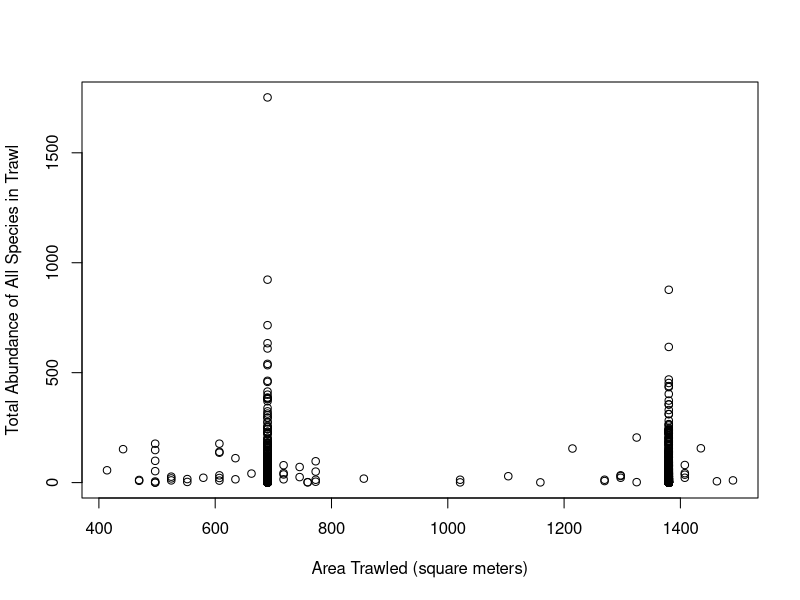
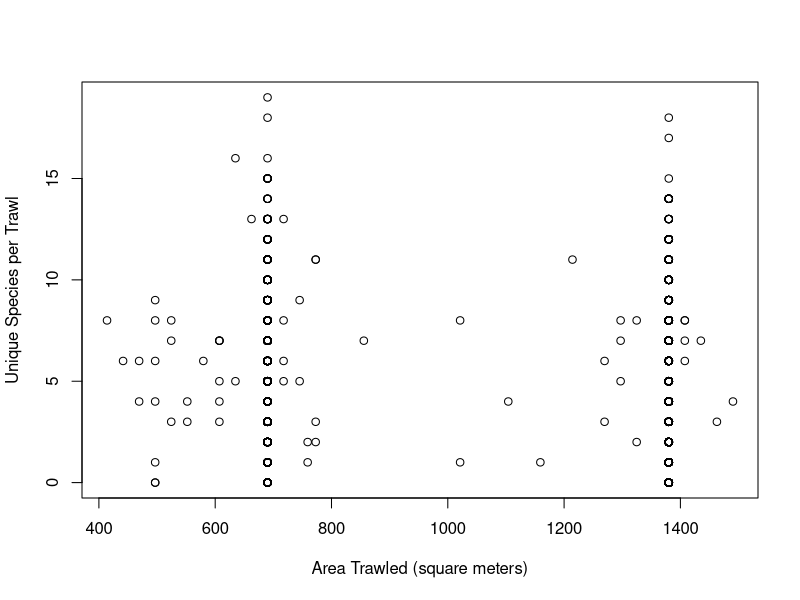
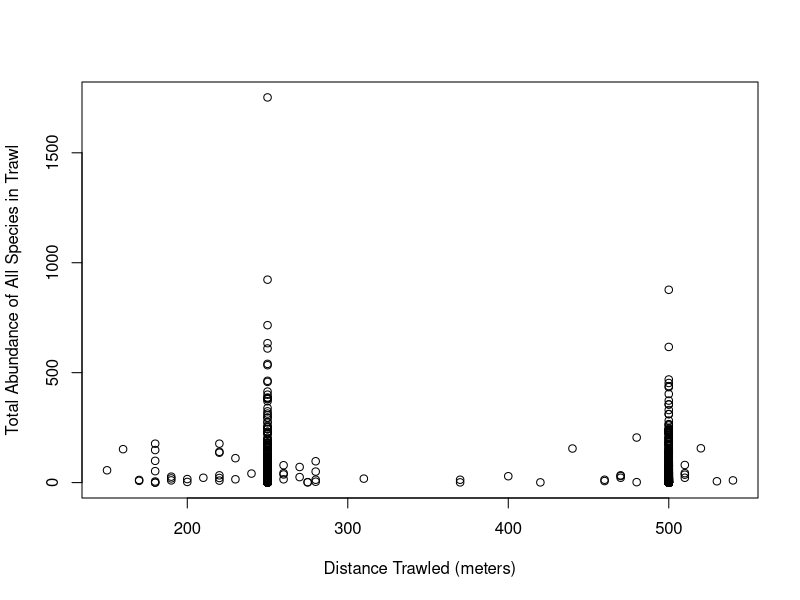
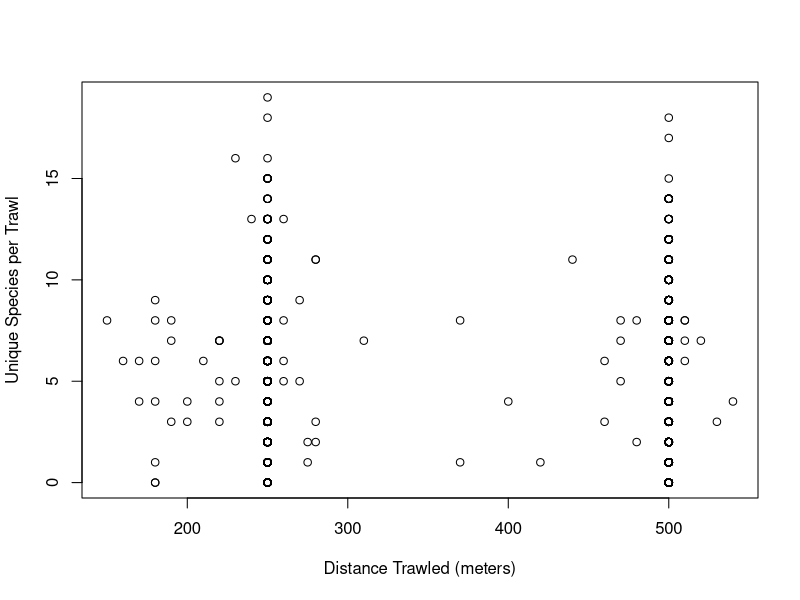

These charts were generated, in order, by the following R code:
## ---- chunk 1
#load required packages

library(tidyverse)

#import datasets

sample_area <- read.csv("./data/species_sample_ref.csv")

species_matrix <- read.csv("./data/species_matrix.csv")

#create new columns to calculate species richness and total abundance of each sample

species_matrix$sp_rich <- rowSums(!is.na(species_matrix[,2:133]))

species_matrix$total_abundance <- rowSums(species_matrix[,2:133], na.rm = T)

#join species matrix with sample reference data

species_area <- full_join(sample_area, species_matrix, by = "SAMPLE_ID")

#select columns used in this analysis

species_area <- select(species_area, SAMPLE_ID, TOW_DIST_m, TOW_AREA_m2, sp_rich, total_abundance)


#plot results with biodiversity metrics on y axis and trawl distance/area on x axis

plot(total_abundance ~ TOW_AREA_m2, data = species_area, xlab = "Area Trawled (square meters)", ylab= "Total Abundance of All Species in Trawl")
plot(sp_rich ~ TOW_AREA_m2, data = species_area, xlab = "Area Trawled (square meters)", ylab = "Unique Species per Trawl")
plot(total_abundance ~ TOW_DIST_m, data = species_area, xlab = "Distance Trawled (meters)", ylab = "Total Abundance of All Species in Trawl")
plot(sp_rich ~ TOW_DIST_m, data = species_area, xlab = "Distance Trawled (meters)", ylab = "Unique Species per Trawl")
